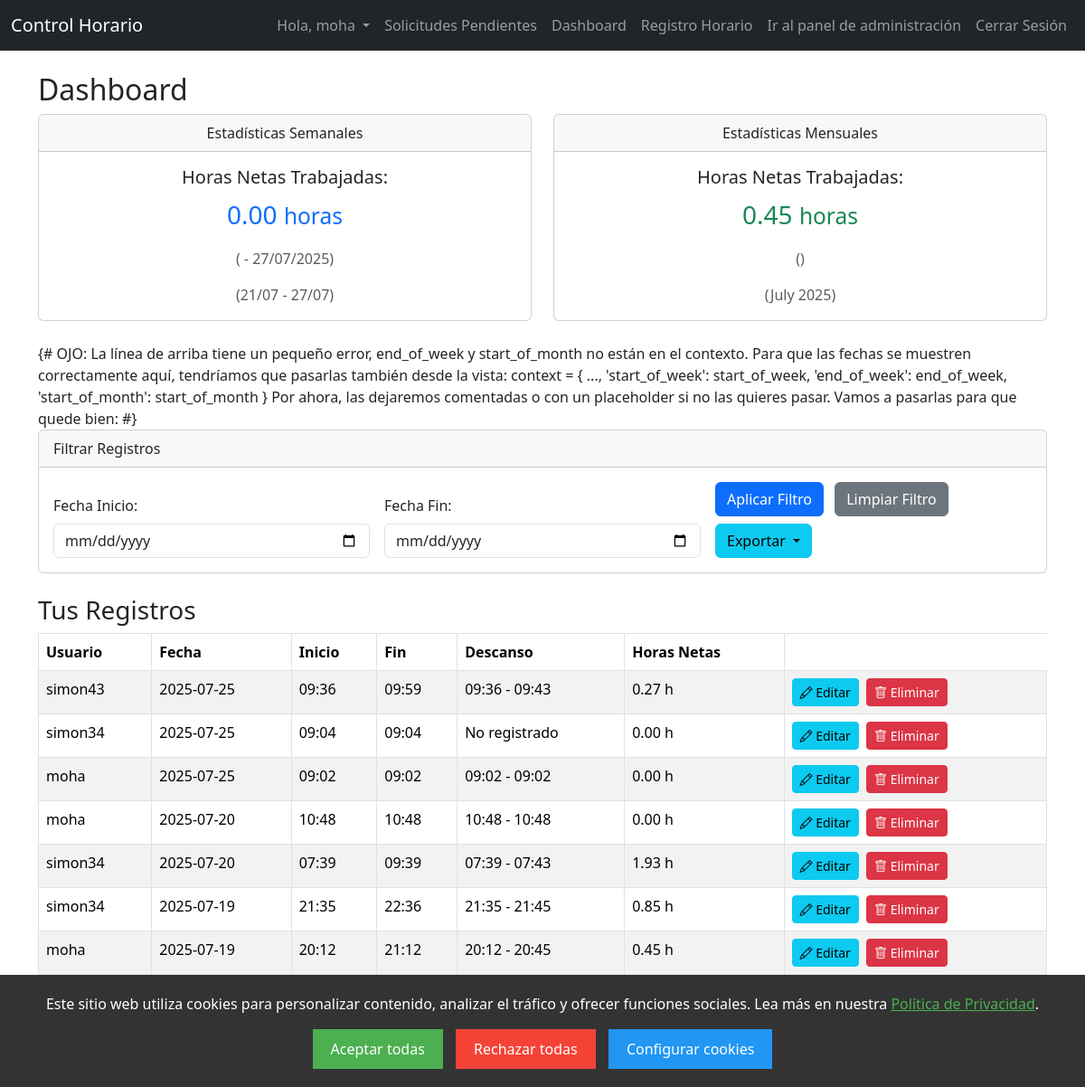
The page /dashboard/ (signed in) on the database its author committed.
### control_horario_app/models.py (models this page shows, shortened)
class TimeEntry(models.Model):
    user = models.ForeignKey(User, on_delete=models.CASCADE)
    start_time = models.DateTimeField()
    end_time = models.DateTimeField(null=True, blank=True)
    break_start = models.DateTimeField(null=True, blank=True)
    break_end = models.DateTimeField(null=True, blank=True)
    notes = models.TextField(blank=True)
    created_at = models.DateTimeField(auto_now_add=True)
    is_edited = models.BooleanField(default=False) # Considerar añadir esto para auditoría
    last_edited = models.DateTimeField(null=True, blank=True) # Y esto
    class Meta:
        ordering = ['-start_time'] # Esto ya debería estar
    @property
    def duration(self):
        if self.start_time and self.end_time:
            total_work_seconds = (self.end_time - self.start_time).total_seconds()
            break_seconds = 0
            if self.break_start and self.break_end:
                break_duration = (self.break_end - self.break_start).total_seconds()
                break_seconds = max(0, break_duration) # Asegurarse de que no sea negativo
            net_duration_seconds = total_work_seconds - break_seconds
            return max(0, net_duration_seconds / 3600) # Convertir a horas y asegurar que no sea negativo
        return None # Retorna None si la jornada no está finalizada

### control_horario_app/views.py (the view, shortened to what this page needs)
# urls.py: path('dashboard/', views.dashboard_view, name='dashboard'),
@login_required
def dashboard_view(request):
    spain_tz = pytz.timezone('Europe/Madrid')
    now_spain = timezone.now().astimezone(spain_tz)
    today_spain = now_spain.date()
    start_date_str = request.GET.get('start_date')
    end_date_str = request.GET.get('end_date')
    is_admin = request.user.groups.filter(name='Administradores').exists()
    if is_admin:
        entries = TimeEntry.objects.all()
    else:
        entries = TimeEntry.objects.filter(user=request.user)
    entries = entries.order_by('-start_time')
    start_of_week = today_spain - timedelta(days=today_spain.weekday())
    end_of_week = start_of_week + timedelta(days=6)
    start_of_week_aware = timezone.make_aware(datetime.combine(start_of_week, datetime.min.time()), spain_tz)
    end_of_week_aware = timezone.make_aware(datetime.combine(end_of_week, datetime.max.time()), spain_tz)
    weekly_entries = TimeEntry.objects.filter(
        user=request.user,
        start_time__gte=start_of_week_aware,
        start_time__lte=end_of_week_aware,
        end_time__isnull=False # Solo considerar jornadas finalizadas para el cálculo
    )
    total_weekly_seconds = 0
    for entry in weekly_entries:
        if entry.start_time and entry.end_time:
            work_duration = (entry.end_time - entry.start_time).total_seconds()
            break_duration = 0
            if entry.break_start and entry.break_end:
                break_duration = (entry.break_end - entry.break_start).total_seconds()
            total_weekly_seconds += (work_duration - break_duration)
    weekly_hours = total_weekly_seconds / 3600 if total_weekly_seconds else 0
    start_of_month = today_spain.replace(day=1)
    if today_spain.month == 12:
        end_of_month = today_spain.replace(year=today_spain.year + 1, month=1, day=1) - timedelta(days=1)
    else:
        end_of_month = today_spain.replace(month=today_spain.month + 1, day=1) - timedelta(days=1)
    start_of_month_aware = timezone.make_aware(datetime.combine(start_of_month, datetime.min.time()), spain_tz)
    end_of_month_aware = timezone.make_aware(datetime.combine(end_of_month, datetime.max.time()), spain_tz)
    monthly_entries = TimeEntry.objects.filter(
        user=request.user,
        start_time__gte=start_of_month_aware,
        start_time__lte=end_of_month_aware,
        end_time__isnull=False # Solo considerar jornadas finalizadas
    )
    total_monthly_seconds = 0
    for entry in monthly_entries:
        if entry.start_time and entry.end_time:
            work_duration = (entry.end_time - entry.start_time).total_seconds()
            break_duration = 0
            if entry.break_start and entry.break_end:
                break_duration = (entry.break_end - entry.break_start).total_seconds()
            total_monthly_seconds += (work_duration - break_duration)
    monthly_hours = total_monthly_seconds / 3600 if total_monthly_seconds else 0
    page = request.GET.get('page', 1)
    paginator = Paginator(entries, 10)
    try:
        entries_page = paginator.page(page)
    except PageNotAnInteger:
        entries_page = paginator.page(1)
    except EmptyPage:
        entries_page = paginator.page(paginator.num_pages)
    context = {
        'is_admin': is_admin,
        'entries': entries_page,
        'start_date': start_date_str,
        'end_date': end_date_str,
        'weekly_hours': weekly_hours,
        'monthly_hours': monthly_hours,
        'start_of_week': start_of_week,
        'end_of_week': end_of_week,
        'start_of_month': start_of_month,
        'month_name': start_of_month.strftime('%B %Y')
    }
    return render(request, 'control_horario_app/dashboard.html', context)

### control_horario_app/templates/control_horario_app/dashboard.html (shortened to what this page needs)
{% extends 'base.html' %}
{% block content %}
<h2>Dashboard</h2>
<div class="row mb-4">
    <div class="col-md-6">
        <div class="card text-center">
            <div class="card-header">
                Estadísticas Semanales
            </div>
            <div class="card-body">
                <h5 class="card-title">Horas Netas Trabajadas:</h5>
                <p class="card-text fs-3 text-primary">{{ weekly_hours|floatformat:2 }} <small>horas</small></p>
                <p class="card-text text-muted">({{ current_active_entry.start_time|date:"d/m/Y" }} - {{ end_of_week|date:"d/m/Y" }})</p>
                <p class="card-text text-muted">({{ start_of_week|date:"d/m" }} - {{ end_of_week|date:"d/m" }})</p>
            </div>
        </div>
    </div>
    <div class="col-md-6">
        <div class="card text-center">
            <div class="card-header">
                Estadísticas Mensuales
            </div>
            <div class="card-body">
                <h5 class="card-title">Horas Netas Trabajadas:</h5>
                <p class="card-text fs-3 text-success">{{ monthly_hours|floatformat:2 }} <small>horas</small></p>
                <p class="card-text text-muted">({{ current_active_entry.start_time|date:"F Y" }})</p>
                <p class="card-text text-muted">({{ month_name }})</p>
            </div>
        </div>
    </div>
</div>
{# OJO: La línea de arriba tiene un pequeño error, end_of_week y start_of_month no están en el contexto.
   Para que las fechas se muestren correctamente aquí, tendríamos que pasarlas también desde la vista:
   context = { ..., 'start_of_week': start_of_week, 'end_of_week': end_of_week, 'start_of_month': start_of_month }
   Por ahora, las dejaremos comentadas o con un placeholder si no las quieres pasar.
   Vamos a pasarlas para que quede bien:
#}
<div class="card mb-4">
    <div class="card-header">
        Filtrar Registros
    </div>
    <div class="card-body">
        <form method="get" class="row g-3 align-items-end">
            <div class="col-md-4">
                <label for="start_date" class="form-label">Fecha Inicio:</label>
                <input type="date" class="form-control" id="start_date" name="start_date" value="{{ start_date }}">
            </div>
            <div class="col-md-4">
                <label for="end_date" class="form-label">Fecha Fin:</label>
                <input type="date" class="form-control" id="end_date" name="end_date" value="{{ end_date }}">
            </div>
            <div class="col-md-4">
                <button type="submit" class="btn btn-primary">Aplicar Filtro</button>
                <a href="{% url 'dashboard' %}" class="btn btn-secondary ms-2">Limpiar Filtro</a>
                <div class="dropdown mt-2">
                    <button class="btn btn-info dropdown-toggle" type="button" id="dropdownExport" data-bs-toggle="dropdown" aria-expanded="false">
                        Exportar
                    </button>
                </div>
            </div>
        </form>
    </div>
</div>
<h3 class="mt-4">Tus Registros</h3>
<div class="table-responsive">
    <table class="table table-striped table-bordered">
        <thead>
            <tr>
                {% if is_admin %}
                    <th scope="col">Usuario</th>
                {% endif %}
                <th>Fecha</th>
                <th>Inicio</th>
                <th>Fin</th>
                <th>Descanso</th>
                <th>Horas Netas</th>
            </tr>
        </thead>
        <tbody>
            {% for entry in entries %}
            <tr>
                {% if is_admin %}
                    <td>{{ entry.user.username }}</td>
                {% endif %}
                <td>{{ entry.start_time|date:"Y-m-d" }}</td>
                <td>{{ entry.start_time|time:"H:i" }}</td>
                <td>
                    {% if entry.end_time %}
                        {{ entry.end_time|time:"H:i" }}
                    {% else %}
                        En curso
                    {% endif %}
                </td>
                <td>
                    {% if entry.break_start and entry.break_end %}
                        {{ entry.break_start|time:"H:i" }} - {{ entry.break_end|time:"H:i" }}
                    {% elif entry.break_start and not entry.break_end %}
                        {{ entry.break_start|time:"H:i" }} (activo)
                    {% else %}
                        No registrado
                    {% endif %}
                </td>
                <td>
                    {% if entry.duration %}
                        {{ entry.duration|floatformat:2 }} h
                    {% else %}
                        N/A
                    {% endif %}
                </td>
                <td>
                    {% if entry.end_time %}
                        <a href="{% url 'edit_time_entry' entry.id %}" class="btn btn-sm btn-info me-1" title="Editar"><i class="bi bi-pencil"></i> Editar</a>
                        {% if request.user.is_authenticated and request.user.is_staff %}
                        <button type="button" class="btn btn-sm btn-danger" data-bs-toggle="modal" data-bs-target="#deleteConfirmModal" data-entry-id="{{ entry.id }}" title="Eliminar"><i class="bi bi-trash"></i> Eliminar</button>
                        {% endif %}
                    {% else %}
                        No disponible (jornada en curso)
                    {% endif %}
                </td>
            </tr>
            {% empty %}
            <tr>
                <td colspan="5">No hay registros de jornada para mostrar en este rango de fechas.</td>
            </tr>
            {% endfor %}
        </tbody>
    </table>
</div>
<nav aria-label="Navegación de Registros">
    <ul class="pagination justify-content-center">
        {% if entries.has_previous %}
            <li class="page-item">
                <a class="page-link" href="?page=1{% if start_date %}&start_date={{ start_date }}{% endif %}{% if end_date %}&end_date={{ end_date }}{% endif %}">Primera</a>
            </li>
            <li class="page-item">
                <a class="page-link" href="?page={{ entries.previous_page_number }}{% if start_date %}&start_date={{ start_date }}{% endif %}{% if end_date %}&end_date={{ end_date }}{% endif %}">Anterior</a>
            </li>
        {% else %}
            <li class="page-item disabled"><a class="page-link">Primera</a></li>
            <li class="page-item disabled"><a class="page-link">Anterior</a></li>
        {% endif %}
        {% for i in entries.paginator.page_range %}
            {% if entries.number == i %}
                <li class="page-item active"><span class="page-link">{{ i }}</span></li>
            {% elif i > entries.number|add:'-3' and i < entries.number|add:'3' %}
                <li class="page-item"><a class="page-link" href="?page={{ i }}{% if start_date %}&start_date={{ start_date }}{% endif %}{% if end_date %}&end_date={{ end_date }}{% endif %}">{{ i }}</a></li>
            {% endif %}
        {% endfor %}
        {% if entries.has_next %}
            <li class="page-item">
                <a class="page-link" href="?page={{ entries.next_page_number }}{% if start_date %}&start_date={{ start_date }}{% endif %}{% if end_date %}&end_date={{ end_date }}{% endif %}">Siguiente</a>
            </li>
            <li class="page-item">
                <a class="page-link" href="?page={{ entries.paginator.num_pages }}{% if start_date %}&start_date={{ start_date }}{% endif %}{% if end_date %}&end_date={{ end_date }}{% endif %}">Última</a>
            </li>
        {% else %}
            <li class="page-item disabled"><a class="page-link">Siguiente</a></li>
            <li class="page-item disabled"><a class="page-link">Última</a></li>
        {% endif %}
    </ul>
</nav>
<a href="{% url 'timesheet' %}" class="btn btn-primary mt-3">Gestionar Jornada Actual</a>
{% endblock %}

### control_horario_app/templates/control_horario_app/base.html (shortened to what this page needs)
<!DOCTYPE html>
<html lang="es">
<head>
    <link href="https://cdn.jsdelivr.net/npm/bootstrap@5.3.2/dist/css/bootstrap.min.css" rel="stylesheet">
    <link rel="stylesheet" href="https://cdn.jsdelivr.net/npm/bootstrap-icons@1.11.3/font/bootstrap-icons.min.css">
</head>
<body>
    <nav class="navbar navbar-expand-lg navbar-dark bg-dark">
        <div class="container-fluid">
            <a class="navbar-brand" href="#">Control Horario</a>
            <div class="collapse navbar-collapse" id="navbarNav">
                <ul class="navbar-nav ms-auto">
                    {% if user.is_authenticated %}
                    <li class="nav-item dropdown">
                        <a class="nav-link dropdown-toggle" href="#" id="navbarDropdown" role="button" data-bs-toggle="dropdown" aria-expanded="false">
                            Hola, {{ user.username }}
                        </a>
                    </li>
                        {% if request.user.is_authenticated and request.user.is_staff %}
                            <li class="nav-item">
                                <a class="nav-link" href="{% url 'admin_modification_requests' %}">
                                    Solicitudes Pendientes {% if pending_requests_count %} <span class="badge bg-danger">{{ pending_requests_count }}</span>{% endif %}
                                </a>
                            </li>
                        {% endif %}
                        <li class="nav-item">
                            <a class="nav-link" href="{% url 'dashboard' %}">Dashboard</a>
                        </li>
                        <li class="nav-item">
                            <a class="nav-link" href="{% url 'timesheet' %}">Registro Horario</a>
                        </li>
                        {% if request.user.is_authenticated and request.user.is_staff %}
                        <li>
                             <a href="{% url 'admin:login' %}" target="_blank" class="nav-item nav-link">Ir al panel de administración</a>
                        </li>
                         {% endif %}
                        <li class="nav-item">
                            <a class="nav-link" href="{% url 'logout' %}">Cerrar Sesión</a>
                        </li>
                    {% endif %}
                </ul>
            </div>
        </div>
    </nav>
    <div class="container mt-4">
        {% block content %}
        {% endblock %}
    </div>
    {% if not request.COOKIES.cookie_consent %}
<div id="cookie-banner" class="cookie-banner" style="position: fixed; bottom: 0; width: 100%; background: #333; color: white; text-align: center; padding: 20px; z-index: 1000;">
    <p>
        Este sitio web utiliza cookies para personalizar contenido, analizar el tráfico y ofrecer funciones sociales.
        Lea más en nuestra <a href="{% url 'privacy_policy' %}" style="color: #4CAF50; text-decoration: underline;">Política de Privacidad</a>.
    </p>
    <div style="margin-top: 10px;">
        <button id="accept-all-cookies" style="background: #4CAF50; color: white; padding: 10px 20px; border: none; cursor: pointer; margin-right: 10px;">
            Aceptar todas
        </button>
        <button id="reject-all-cookies" style="background: #f44336; color: white; padding: 10px 20px; border: none; cursor: pointer; margin-right: 10px;">
            Rechazar todas
        </button>
        <button id="configure-cookies" style="background: #2196F3; color: white; padding: 10px 20px; border: none; cursor: pointer;">
            Configurar cookies
        </button>
    </div>
</div>
{% endif %}
</body>
</html>

### rows shown on the page
TimeEntry: user.username "simon43", start_time "2025-07-25", start_time "09:36", end_time "09:59", break_start "09:36", break_end "09:43", duration "0.27"
TimeEntry: user.username "simon34", start_time "2025-07-25", start_time "09:04", end_time "09:04", shows "No registrado", duration "0.00"
TimeEntry: user.username "moha", start_time "2025-07-25", start_time "09:02", end_time "09:02", break_start "09:02", break_end "09:02", duration "0.00"
TimeEntry: user.username "moha", start_time "2025-07-20", start_time "10:48", end_time "10:48", break_start "10:48", break_end "10:48", duration "0.00"
TimeEntry: user.username "simon34", start_time "2025-07-20", start_time "07:39", end_time "09:39", break_start "07:39", break_end "07:43", duration "1.93"
TimeEntry: user.username "simon34", start_time "2025-07-19", start_time "21:35", end_time "22:36", break_start "21:35", break_end "21:45", duration "0.85"
TimeEntry: user.username "moha", start_time "2025-07-19", start_time "20:12", end_time "21:12", break_start "20:12", break_end "20:45", duration "0.45"

### other values the page prints
{{ user.username }} "moha"
{{ weekly_hours|floatformat:2 }} "0.00"
{{ end_of_week|date:"d/m/Y" }} "27/07/2025"
{{ start_of_week|date:"d/m" }} "21/07"
{{ end_of_week|date:"d/m" }} "27/07"
{{ monthly_hours|floatformat:2 }} "0.45"
{{ month_name }} "July 2025"
